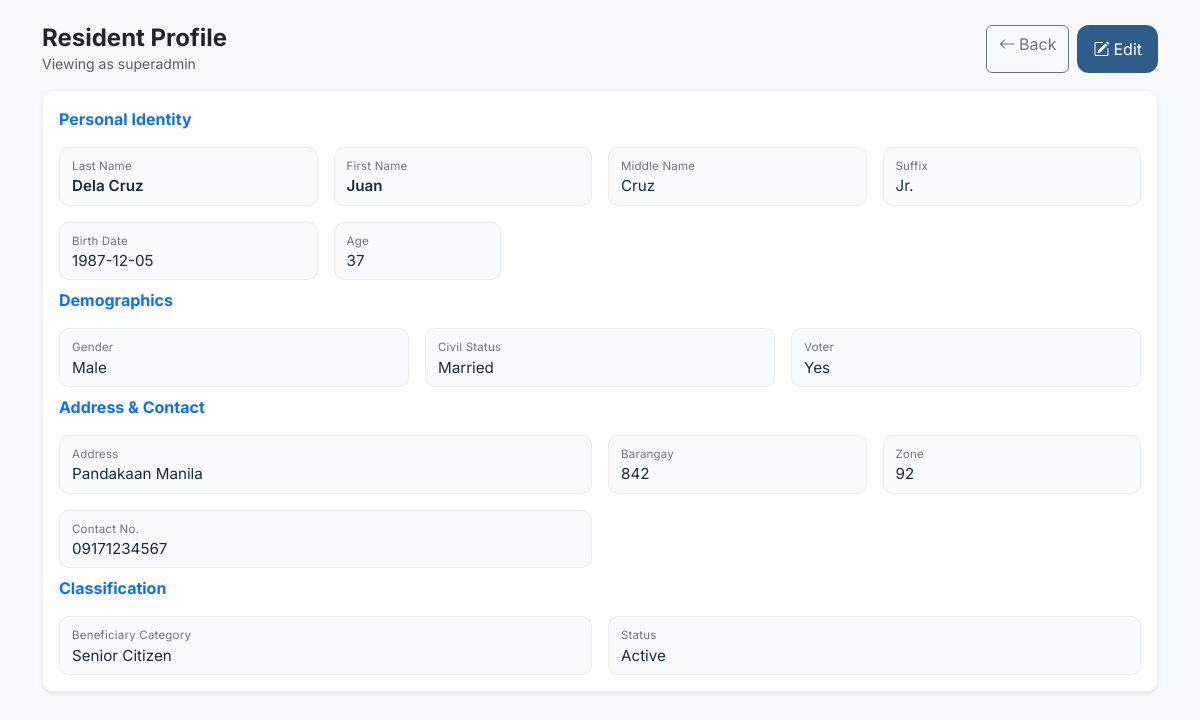
/residents/view.php?id=1 (signed in), run on an earlier commit of the app's database.
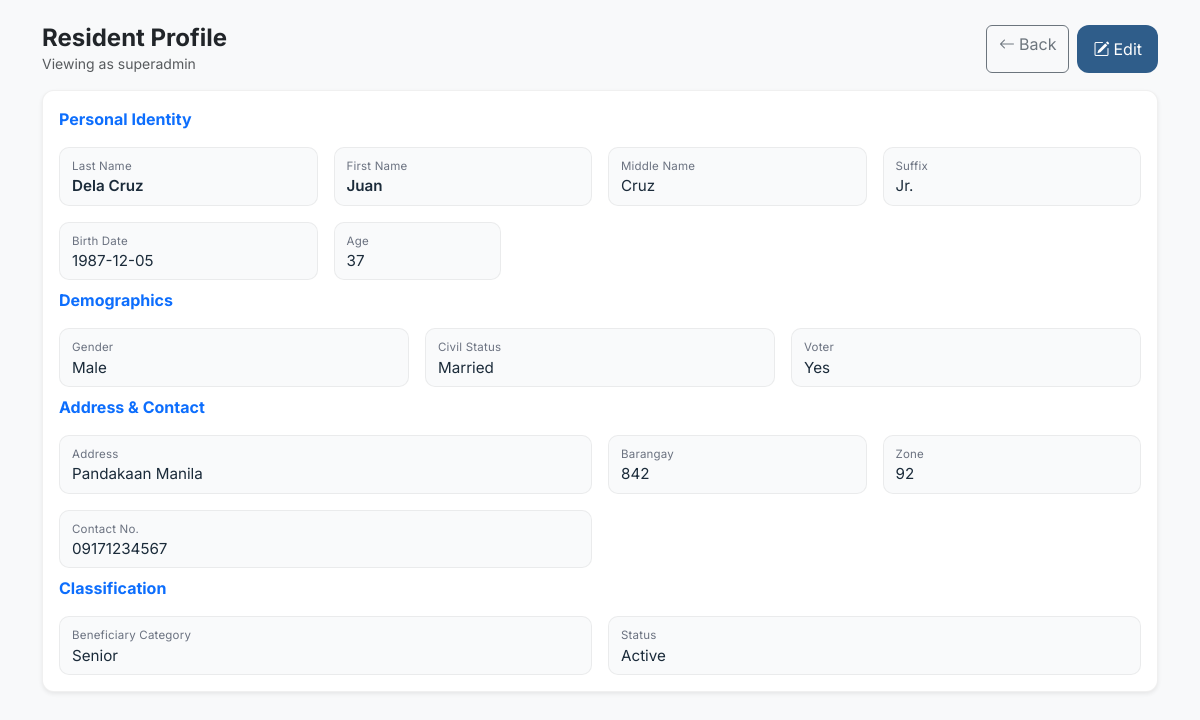
And on a later commit of the database.
### tables this page shows
CREATE TABLE `residents` (
  `resident_id` int(11) NOT NULL AUTO_INCREMENT,
  `first_name` varchar(60) NOT NULL,
  `middle_name` varchar(60) DEFAULT NULL,
  `last_name` varchar(60) NOT NULL,
  `suffix` varchar(15) DEFAULT NULL,
  `birthday` date DEFAULT NULL,
  `age` int(11) DEFAULT NULL,
  `address` varchar(255) DEFAULT NULL,
  `barangay` varchar(80) DEFAULT NULL,
  `zone` varchar(30) DEFAULT NULL,
  `contact_no` varchar(30) DEFAULT NULL,
  `gender` enum('Male','Female','Other') DEFAULT NULL,
  `civil_status` enum('Single','Married','Widowed','Separated','Divorced','Other') DEFAULT NULL,
  `is_voter` tinyint(1) NOT NULL DEFAULT 0,
  `beneficiary_category` enum('Student','Senior','PWD','None') NOT NULL DEFAULT 'None',
  `status` enum('Active','Inactive') NOT NULL DEFAULT 'Active',
  `created_at` timestamp NOT NULL DEFAULT current_timestamp(),
  `deleted_at` datetime DEFAULT NULL,
  PRIMARY KEY (`resident_id`),
  KEY `idx_residents_lastname` (`last_name`),
  KEY `idx_residents_beneficiary_category` (`beneficiary_category`),
  KEY `idx_residents_status` (`status`)
);

### residents/view.php (the view, shortened to what this page needs)
<?php
require_once "../config/db.php";
$id = (int)($_GET["id"] ?? 0);
$stmt = $conn->prepare("SELECT * FROM residents WHERE resident_id = ? LIMIT 1");
$stmt->bind_param("i", $id);
$stmt->execute();
$res = $stmt->get_result();
$r = $res->fetch_assoc();
$username = $_SESSION["username"] ?? "User";
?>
<!doctype html>
<html lang="en">
<head>
  <link href="https://cdn.jsdelivr.net/npm/bootstrap@5.3.3/dist/css/bootstrap.min.css" rel="stylesheet">
  <link href="https://cdn.jsdelivr.net/npm/bootstrap-icons@1.11.3/font/bootstrap-icons.min.css" rel="stylesheet">
  <link href="../assets/css/style.css" rel="stylesheet">
</head>
<body class="bg-light">
<div class="container py-4">
  <div class="d-flex justify-content-between align-items-center mb-3">
    <div>
      <h4 class="mb-0 fw-bold">Resident Profile</h4>
      <div class="text-muted small">Viewing as <?= htmlspecialchars($username) ?></div>
    </div>
    <div class="d-flex gap-2">
      <a class="btn btn-outline-secondary" href="index.php"><i class="bi bi-arrow-left me-1"></i>Back</a>
      <a class="btn brdss-btn" href="edit.php?id=<?= (int)$r["resident_id"] ?>"><i class="bi bi-pencil-square me-1"></i>Edit</a>
    </div>
  </div>
  <div class="card card-box shadow-sm">
    <div class="card-body">
      <div class="row g-3">
        <div class="col-12"><div class="fw-bold text-primary">Personal Identity</div></div>
        <div class="col-md-3"><div class="modal-field"><div class="modal-label">Last Name</div><div class="modal-value fw-semibold"><?= htmlspecialchars($r["last_name"] ?? "") ?></div></div></div>
        <div class="col-md-3"><div class="modal-field"><div class="modal-label">First Name</div><div class="modal-value fw-semibold"><?= htmlspecialchars($r["first_name"] ?? "") ?></div></div></div>
        <div class="col-md-3"><div class="modal-field"><div class="modal-label">Middle Name</div><div class="modal-value"><?= htmlspecialchars($r["middle_name"] ?? "") ?></div></div></div>
        <div class="col-md-3"><div class="modal-field"><div class="modal-label">Suffix</div><div class="modal-value"><?= htmlspecialchars($r["suffix"] ?? "") ?></div></div></div>
        <div class="col-md-3"><div class="modal-field"><div class="modal-label">Birth Date</div><div class="modal-value"><?= htmlspecialchars($r["birthday"] ?? "") ?></div></div></div>
        <div class="col-md-2"><div class="modal-field"><div class="modal-label">Age</div><div class="modal-value"><?= htmlspecialchars($r["age"] ?? "") ?></div></div></div>
        <div class="col-12 mt-2"><div class="fw-bold text-primary">Demographics</div></div>
        <div class="col-md-4"><div class="modal-field"><div class="modal-label">Gender</div><div class="modal-value"><?= htmlspecialchars($r["gender"] ?? "") ?></div></div></div>
        <div class="col-md-4"><div class="modal-field"><div class="modal-label">Civil Status</div><div class="modal-value"><?= htmlspecialchars($r["civil_status"] ?? "") ?></div></div></div>
        <div class="col-md-4"><div class="modal-field"><div class="modal-label">Voter</div><div class="modal-value"><?= ((int)($r["is_voter"] ?? 0) === 1) ? "Yes" : "No" ?></div></div></div>
        <div class="col-12 mt-2"><div class="fw-bold text-primary">Address & Contact</div></div>
        <div class="col-md-6"><div class="modal-field"><div class="modal-label">Address</div><div class="modal-value"><?= htmlspecialchars($r["address"] ?? "") ?></div></div></div>
        <div class="col-md-3"><div class="modal-field"><div class="modal-label">Barangay</div><div class="modal-value"><?= htmlspecialchars($r["barangay"] ?? "") ?></div></div></div>
        <div class="col-md-3"><div class="modal-field"><div class="modal-label">Zone</div><div class="modal-value"><?= htmlspecialchars($r["zone"] ?? "") ?></div></div></div>
        <div class="col-md-6"><div class="modal-field"><div class="modal-label">Contact No.</div><div class="modal-value"><?= htmlspecialchars($r["contact_no"] ?? "") ?></div></div></div>
        <div class="col-12 mt-2"><div class="fw-bold text-primary">Classification</div></div>
        <div class="col-md-6"><div class="modal-field"><div class="modal-label">Beneficiary Category</div><div class="modal-value"><?= htmlspecialchars($r["beneficiary_category"] ?? "") ?></div></div></div>
        <div class="col-md-6"><div class="modal-field"><div class="modal-label">Status</div><div class="modal-value"><?= htmlspecialchars($r["status"] ?? "") ?></div></div></div>
      </div>
    </div>
  </div>
</div>
</body>
</html>

What changed in the data, as far as the page shows it:
changed residents "Dela Cruz": beneficiary_category "Senior Citizen" → "Senior"
